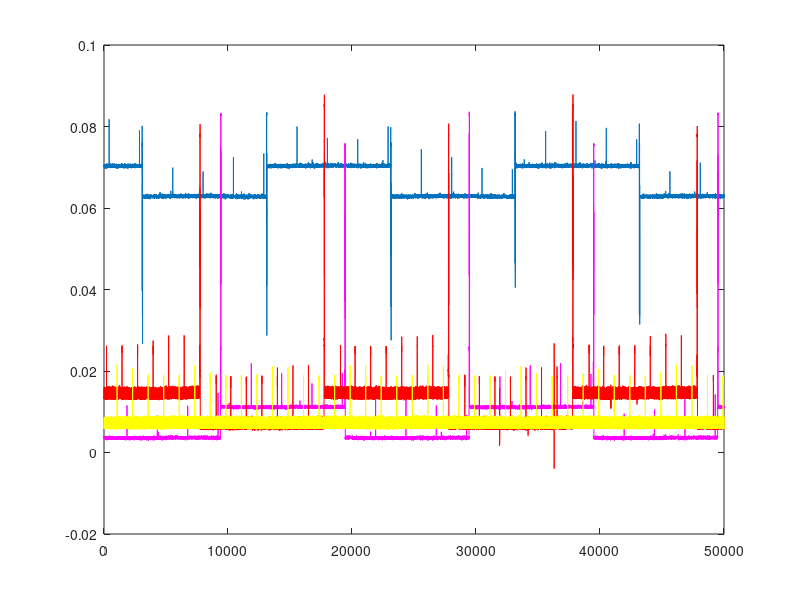

Here is the MATLAB script that generated this plot:
%% Load all the arrays first
load splt-base.txt
%load splt-noradio.txt
load splt-wakeup.txt
%load splt-accel-base-nomove.txt
%load splt-accel-base-move.txt
%load splt-accel-noradio-nomove.txt
%load splt-accel-noradio-move.txt
load splt-accel-wakeup-nomove.txt
load splt-accel-wakeup-move.txt

%% Battery
battery_v = 3.0;
battery_mah = 1500;
% Total Battery Energy in Joules (assuming full capacity is usable)
battery_e = battery_v * battery_mah * 60 * 60 / 1000;

%% Base case
% Keep radio ON always and send beacon every second
tag_v = splt_base(:,1);
tag_i = splt_base(:,2);
tag_p = tag_v .* tag_i;
figure(1)
plot(tag_p);
%tag_e = cumsum(tag_p);
%plot(tag_e);
tag_e_tot = sum(tag_p);
tag_p_avg = tag_e_tot / size(tag_p,1)
tag_lifetime = battery_e / tag_p_avg / (60 * 60 * 24)

%% Wakeup Radio
% Keep radio OFF and turn it ON when required
hold on;
tag_v = splt_wakeup(:,1);
tag_i = splt_wakeup(:,2);
tag_p = tag_v .* tag_i;
plot(tag_p, 'm');
%tag_e = cumsum(tag_p);
%plot(tag_e);
tag_e_tot = sum(tag_p);
tag_p_avg = tag_e_tot / size(tag_p,1)
tag_lifetime = battery_e / tag_p_avg / (60 * 60 * 24)

%% Use Accelerometer to Wakeup Radio
%figure(2)
tag_v = splt_accel_wakeup_move(:,1);
tag_i = splt_accel_wakeup_move(:,2);
tag_p = tag_v .* tag_i;
plot(tag_p,'r');
%tag_e = cumsum(tag_p);
%plot(tag_e);
tag_e_tot = sum(tag_p);
tag_p_avg = tag_e_tot / size(tag_p,1)
tag_lifetime = battery_e / tag_p_avg / (60 * 60 * 24)

%% Use Accelerometer to Wakeup Radio
%figure(2)
tag_v = splt_accel_wakeup_nomove(:,1);
tag_i = splt_accel_wakeup_nomove(:,2);
tag_p = tag_v .* tag_i;
plot(tag_p,'y');
%tag_e = cumsum(tag_p);
%plot(tag_e);
tag_e_tot = sum(tag_p);
tag_p_avg = tag_e_tot / size(tag_p,1)
tag_lifetime = battery_e / tag_p_avg / (60 * 60 * 24)
